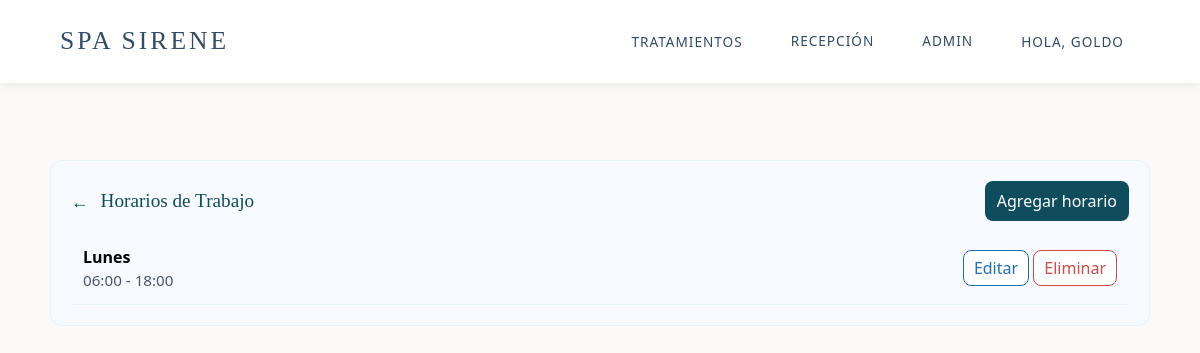
The page /spa/admin-panel/horarios/ (signed in) on the database as committed earlier.
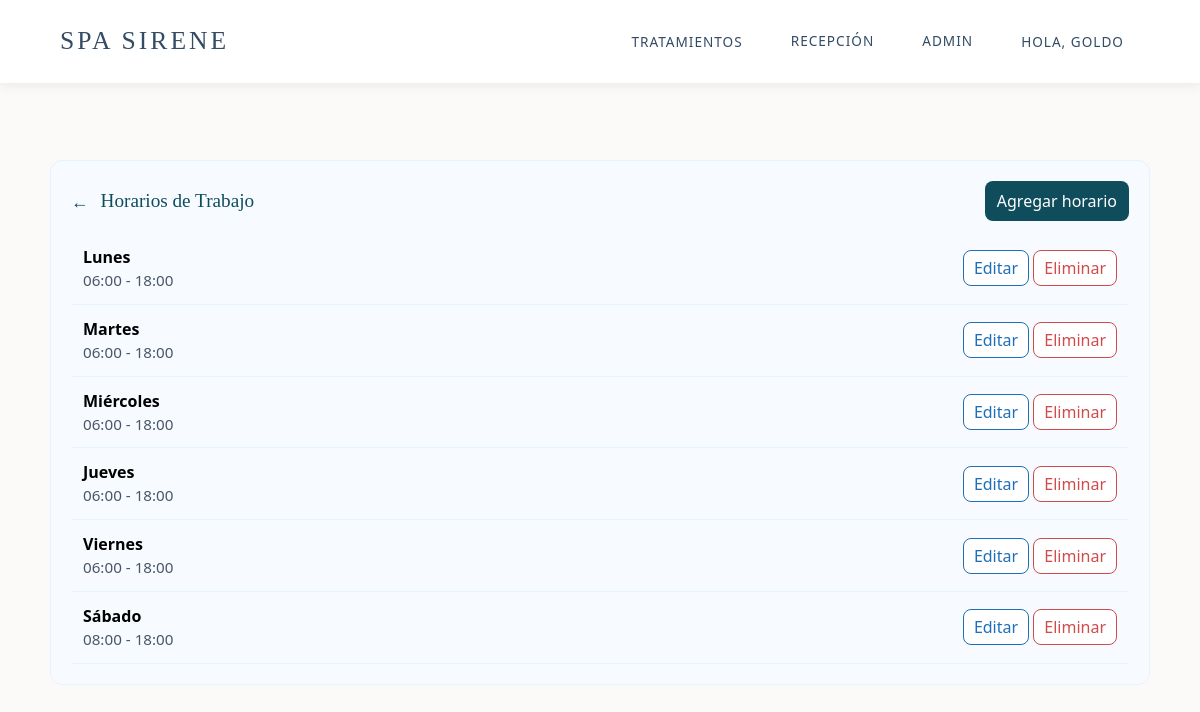
The same page on the database as committed later.
### coffee/models.py (models this page shows, shortened)
class HorarioTrabajo(models.Model):
    DIA_CHOICES = [
        (1, 'Lunes'),
        (2, 'Martes'),
        (3, 'Miércoles'),
        (4, 'Jueves'),
        (5, 'Viernes'),
        (6, 'Sábado'),
        (0, 'Domingo'),
    ]
    dia_semana = models.IntegerField(choices=DIA_CHOICES, unique=True)
    hora_inicio = models.TimeField(help_text="Hora de apertura del Spa")
    hora_fin = models.TimeField(help_text="Hora de cierre del Spa")
    class Meta:
        verbose_name = "Horario de Trabajo"
        verbose_name_plural = "Horarios de Trabajo"

### coffee/views.py (the view)
# urls.py: path('admin-panel/horarios/', views.admin_horarios_list, name='admin_horarios_list'),
@login_required
@group_required('AdminSuperior')
def admin_horarios_list(request):
    horarios = HorarioTrabajo.objects.all().order_by('dia_semana')
    return render(request, 'admin/horarios_list.html', {'horarios': horarios})

### coffee/context_processors.py (called while the page is built)
def role_flags(request):
    user = getattr(request, 'user', None)
    is_receptionist = False
    is_admin_superior = False
    try:
        if user and user.is_authenticated:
            if user.is_superuser or user.is_staff:
                is_receptionist = user.is_superuser or ('receptionist' in [g.lower() for g in user.groups.values_list('name', flat=True)])
                is_admin_superior = True
            else:
                groups = [g.lower() for g in user.groups.values_list('name', flat=True)]
                is_receptionist = 'receptionist' in groups or 'recepcionista' in groups
                is_admin_superior = 'adminsuperior' in groups or 'admin_superior' in groups
    except Exception:
        pass
    return {'is_receptionist': is_receptionist, 'is_admin_superior': is_admin_superior}

### coffee/views.py (called while the page is built)
def in_group(user, group_name):
    if not user or not user.is_authenticated:
        return False
    if user.is_superuser:
        return True
    return user.groups.filter(name=group_name).exists()

def group_required(group_name):
    return user_passes_test(lambda u: in_group(u, group_name))

### coffee/templates/admin/horarios_list.html
{% extends 'base.html' %}
{% block content %}
<div class="admin-card">
    <div class="admin-header">
        <div style="display:flex;align-items:center;">
            <a class="back-link" href="{% url 'admin_dashboard' %}">←</a>
            <h2 class="admin-title" style="font-size:1.2rem;">Horarios de Trabajo</h2>
        </div>
        <div class="admin-actions">
            <a class="btn-primary" href="{% url 'admin_horario_create' %}">Agregar horario</a>
        </div>
    </div>
    <div>
    {% for h in horarios %}
        <div class="admin-list-row">
            <div><strong>{{ h.get_dia_semana_display }}</strong> <div class="admin-subtle">{{ h.hora_inicio }} - {{ h.hora_fin }}</div></div>
            <div>
                <a class="btn-outline" href="{% url 'admin_horario_edit' h.id %}">Editar</a>
                <a class="btn-danger" href="{% url 'admin_horario_delete' h.id %}">Eliminar</a>
            </div>
        </div>
    {% empty %}
        <div>No hay horarios configurados.</div>
    {% endfor %}
    </div>
</div>
{% endblock %}

Rows that differ between the two databases and show on the page:
added HorarioTrabajo: dia_semana "Martes", hora_inicio "06:00", hora_fin "18:00"
added HorarioTrabajo: dia_semana "Miércoles", hora_inicio "06:00", hora_fin "18:00"
added HorarioTrabajo: dia_semana "Jueves", hora_inicio "06:00", hora_fin "18:00"
added HorarioTrabajo: dia_semana "Viernes", hora_inicio "06:00", hora_fin "18:00"
added HorarioTrabajo: dia_semana "Sábado", hora_inicio "08:00", hora_fin "18:00"
